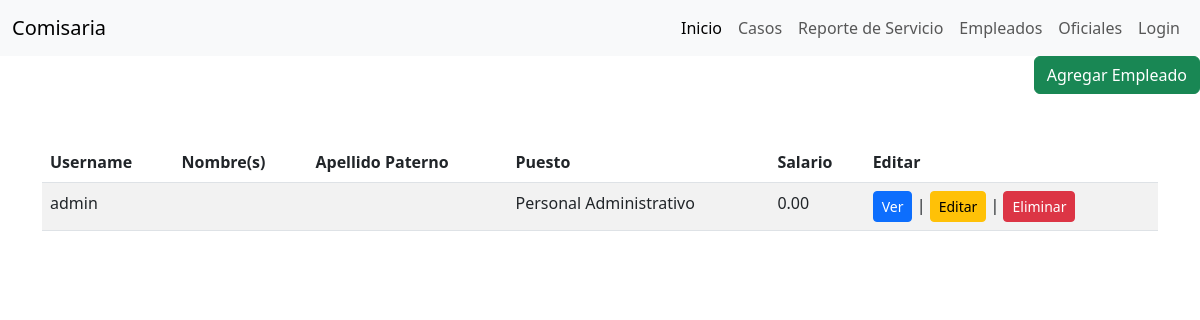
The app's page /comisaria/empleado/, older data.
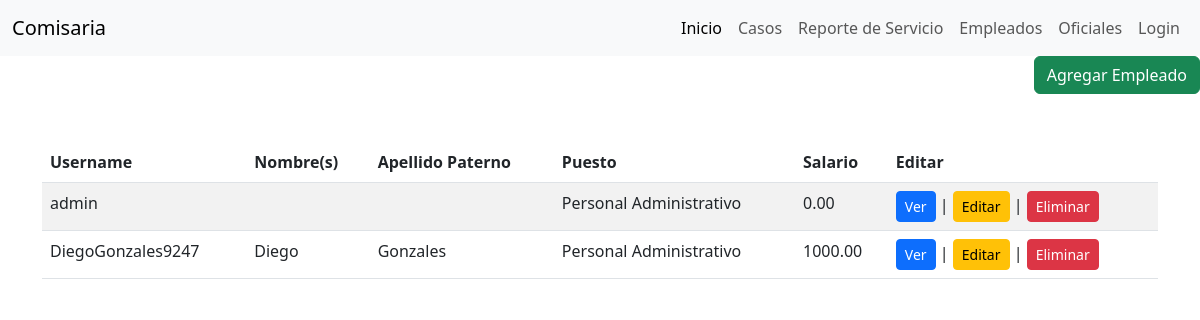
The same page, newer data.
### Comisaria/models.py (models this page shows, shortened)
class Empleado(AbstractUser):
    class Puesto(models.IntegerChoices):
        ADMINISTRATIVO = 1, "Personal Administrativo"
        INTELIGENCIA = 2, "Analistas de Inteligencia"
        FORENSE = 3, "Técnico Forense"
        ARCHIVO = 4, "Personal del Archivo"
        COMUNICACION = 5, "Operador de Comunicación"
        PSICOLOGIA = 6, "Psicólogos"
        MANTENIMIENTO = 7, "Personal de Mantenimiento"
        HUMANOS = 8, "Encargado de Recursos Humanos"
        TI = 9, "Tecnicos de Sistemas Informaticos"
        OFICIAL = 10, "Oficial"
    first_name = models.CharField(max_length=50, default='', blank=False, verbose_name='Nombre(s)')
    last_name = models.CharField(max_length=50, default='', blank=False, verbose_name='Apellido paterno')
    last_name2 = models.CharField(max_length=50, default='', blank=False, verbose_name='Apellido materno')
    email = models.EmailField(unique=True, verbose_name='Correo')
    puesto = models.IntegerField(choices=Puesto.choices, default=Puesto.ADMINISTRATIVO, verbose_name='Puesto')
    register_date = models.DateTimeField(default= timezone.now, null=True, blank=False, verbose_name='Fecha de registro')
    num_phone = models.CharField(max_length=14, default='', blank=False, verbose_name='Telefono')
    salario = models.DecimalField(max_digits=10, decimal_places=2, default=0.00,blank=False ,verbose_name='Salario')
    class Meta:
        verbose_name = 'Empleado'
        verbose_name_plural = 'Empleados'

### Comisaria/views.py (the view)
# urls.py: path( "empleado/", views.EmpleadoView.as_view(), name="empleado"),
class EmpleadoView(generic.ListView):
    template_name = "comisaria/READ/empleado.html"
    context_object_name ="empleados"
    def get_queryset(self):
        return Empleado.objects.order_by("first_name")[:5]

### Comisaria/templates/comisaria/READ/empleado.html (shortened to what this page needs)
{% extends 'comisaria/base.html' %}
{% block contenido %}
    {% if empleados %}
    <div class="d-flex justify-content-end mb-3">
        <a class="btn btn-success" href="{% url 'empleado_crear' %}">Agregar Empleado</a>
    </div>
   <div class="container my-5">
    <table class="table table-striped">
        <thead>
            <tr>
                <th>Username</th>
                <th>Nombre(s)</th>
                <th>Apellido Paterno</th>
                <th>Puesto</th>
                <th>Salario</th>
                <th>Editar</th>
            </tr>
        </thead>
        <tbody>
            {% for emp in empleados %}
            <tr>
                <td>{{ emp.username }}</td>
                <td>{{ emp.first_name }}</td>
                <td>{{ emp.last_name }}</td>
                <td>{{ emp.get_puesto_display }}</td>
                <td>{{ emp.salario }}</td>
                <td><a class="btn btn-primary btn-sm" href="{% url 'empleado_deta' emp.id %}">Ver</a> | <a class="btn btn-warning btn-sm" href="{% url 'empleado_edit' emp.id %}">Editar</a> | <a class="btn btn-danger btn-sm" href="{% url 'empleado_eliminar' emp.id  %}">Eliminar</a></td>
            </tr>
            {% endfor %}
        </tbody>
    </table>
   </div>
    {% else %}
    <p>No polls are available.</p>
    {% endif %}
{% endblock %}

Row changes from the older to the newer data that the page shows:
added Empleado: username "DiegoGonzales9247", first_name "Diego", last_name "Gonzales", puesto "Personal Administrativo", salario "1000.00"
